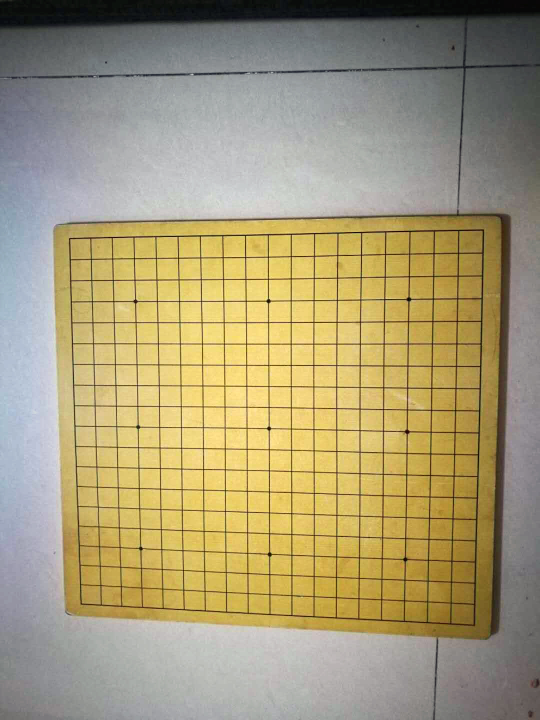
//> input picture OpenCV/0010.jpg, 1080 x 1440 px (shown at 1/2 size)
$ ./源   (built with g++ and OpenCV 4)
//> lines starting //> are read from the running program, lines starting //| are printed output that depends on the picture; after the words box and inside, x2 and y2 are one past the last pixel; in counts of white or black regions, pixels touching at a corner belong together
### OpenCV/源.h
#pragma once

#include <opencv2/opencv.hpp>
#include <opencv2/imgproc/imgproc.hpp>
using namespace std;
using namespace cv;

void DetectedHarris(Mat* srcImage, Mat* DstImage, int blocksize = 7, int ksize = 3);
struct Harris
{
	Mat srcImage;
	Mat DstImage;
	String Name;
};
struct MyLess
{
	template<typename _Tp>
	//bool operator () (const Point_<_Tp>& pt1, const Point_<_Tp> & pt2) const
	//{
	//	return (pt1.x*pt1.x + pt1.y*pt1.y)<(pt2.x*pt2.x + pt2.y*pt2.y);
	//}
	bool operator () (const Point_<_Tp>& pt1, const Point_<_Tp> & pt2) const
	{
		if (pt1.x-pt2.x<1e-6)
		{
			return pt1.x < pt2.x;
		}
		else
		{
			return pt1.y < pt2.y;
		}

	}
};
struct Line
{
	Point point[19];
};
#define CuttingScale 40
#define WeiGrid 19//围棋棋盘网格
#define WuZiGrid 15//五子棋棋盘网格
const Scalar hsvYellowLow(0, 0, 120);
const Scalar hsvYelloHigh(255, 255, 255);
int threshold1 = 26, threshold2 = 43,threshold3=46;
set<Point, MyLess> po;
bool cuttingRangeResult[CuttingScale][CuttingScale] = { 0 };//0 black 1 white

### OpenCV/源.cpp
#include "源.h"


void on_trackbar(int alpha_slider, void* userdata)
{
	Mat src1 = *(Mat*)userdata;
	resize(src1, src1, Size(src1.cols / (alpha_slider+1), src1.rows / (alpha_slider + 1)), (0, 0), (0, 0), 3);
	imshow("【效果图】之一", src1);
}
// [5 lines of commented-out code are left out]
bool cmp(Point x, Point y)
{
	return x.y < y.y;
}

void DetectedHarris(Mat* srcImage, Mat* DstImage,int blocksize,int ksize)
{
	const int thresh = 100;
	Mat grayImage,HarrisImage,normImage,scaledImage;
	cvtColor(*srcImage, grayImage, CV_BGR2GRAY);
	cornerHarris(grayImage, HarrisImage, blocksize, ksize, 0.05, BORDER_DEFAULT);
	// 归一化与转换
	normalize(HarrisImage, normImage, 0, 255, NORM_MINMAX, CV_32FC1, Mat());
	convertScaleAbs(normImage, scaledImage);//将归一化后的图线性变换成8位无符号整型
	for (int j = 0; j < normImage.rows; j++)
	{
		for (int i = 0; i < normImage.cols; i++)
		{
			//Mat::at<float>(j,i)获取像素值，并与阈值比较
			if ((int)normImage.at<float>(j, i) > thresh)
			{
				po.insert(Point(i, j));
			}
		}
	}
	scaledImage.copyTo(*DstImage);
}
void ShowWindows(Mat srcImage,String Name)
{
	namedWindow(Name, 0);
	resizeWindow(Name, srcImage.cols / 2, srcImage.rows / 2);
	imshow(Name, srcImage);
}

void inRange_trackBar(int, void* userdata) {
	Harris temp = *(Harris*)userdata;
	inRange(temp.srcImage, Scalar(threshold1, threshold2, threshold3), hsvYelloHigh, temp.DstImage);
	ShowWindows(temp.DstImage, "abc");
}

//************************************
// Method:    deleteSameChessPos
// @brief:  判断棋盘真实角点位置
// @Param: int samePosDistance，两真实角点间距/samePosDistance，用来消除重复点
// @Param: set存储实际角点容器
//************************************

void deleteSameChessPos(int samePosDistance,Mat *srcImage)
{
	Point upperLeftPoint, lowerRightPoint;
	int xStep = (*srcImage).size().width / CuttingScale;
	int yStep = (*srcImage).size().height / CuttingScale;
	int count = 0, sumRange = po.size() / 20;//遍历范围为该子周边SUM/20个点是否接近
	set<Point, MyLess>::iterator deletetemp;
	set<Point, MyLess>::iterator i, j;
	for (i = po.begin();; )
	{
		upperLeftPoint.x = i->x - samePosDistance;//左上角位置
		upperLeftPoint.y = i->y - samePosDistance;
		lowerRightPoint.x = i->x + samePosDistance;//右下角点位置
		lowerRightPoint.y = i->y + samePosDistance;
		//去除无效点
		//if (!cuttingRangeResult[upperLeftPoint.x/ xStep][upperLeftPoint.y/yStep])
		//	i=temp.erase(i);
		//else
		//去重
		Rect detectRange(upperLeftPoint, lowerRightPoint);//检测区域
		count = 0;
		for (j = i, ++j; count<sumRange;)
		{
			if (j == po.end())
				break;
			if (j->inside(detectRange))
			{
				j = po.erase(j);

			}
			else
			{
				++j;
				++count;
			}
		}
		++i;
		if (i == po.end())
		{
			break;
		}
	}
}

//************************************
// Method:    CalcCustomVariance
// @brief:  从WeiGrid+5个点中剔除方差大于平均值的点o=-09
// @Param: 待处理的点数组
//************************************

//void CalcCustomVariance(Point temp[WeiGrid + 5])//position=false X   position=true Y
//{
//	float Average, Variance = 0,min=std::numeric_limits<float>::max(),index=0;
//	int sum[WeiGrid + 5] = { 0 }, Var[WeiGrid + 5] = { 0 };
//	Point Ytemp[WeiGrid + 5];
//	for (int i = 0; i < WeiGrid + 5; i++)
//	{
//		Ytemp[i] = temp[WeiGrid + 5];
//	}
//	for (int i = 0; i < WeiGrid; i++)//如果已经到达了列表末尾，没有足够的点可供挑选了，直接返回
//	{
//		if(Ytemp[i].x==0 || Ytemp[i].y==0)
//			return;
//	}
//	//对Y求方差
//	{
//		sort(Ytemp[0], Ytemp[WeiGrid + 4], cmp);
//		for (int i = 1; i < WeiGrid + 5; i++)
//		{
//			sum[i] = sum[i - 1] + Ytemp[i].y;
//			Var[i] = Var[i - 1] + Ytemp[i].y * Ytemp[i].y;
//		}
//		for (int i = WeiGrid; i <= WeiGrid+5; i++) {
//			double tmp = (Var[i] - Var[i - WeiGrid]) - 1.0 * (sum[i] - sum[i - WeiGrid]) * (sum[i] - sum[i - WeiGrid]) / WeiGrid;
//			if (tmp < min) {
//				min = tmp;
//				index = i;
//			}
//			for (int i = 0; i < WeiGrid+5; i++)
//			{
//
//			}
//		}
//
//	}
//
//}

//void CalcVariance() {
//	float XVariance, YVariance;
//	for (set<Point, MyLess>::iterator i = po.begin(); i != po.end(); i++)
//	{
//		int count = 0;
//		Point temp[WeiGrid+5];
//		for (set<Point, MyLess>::iterator j = i; count < WeiGrid+5; count++, j++)
//		{
//			if (j == po.end())
//			{
//				break;
//			}
//			temp[count] = *j;
//		}
//
//		//对X求方差
//		{
//			for (int i = 0; i < WeiGrid; i++)
//			{
//				sum += temp[i].x;//检测X的波动程度，X尽量相同
//			}
//			Average = sum / (float)WeiGrid;
//			for (int i = 0; i < WeiGrid; i++)
//			{
//				Variance += pow((temp[i].x - Average), 2);
//			}
//		}
//	}
//}

void DrawHarris(Mat* srcImage) {
	for (set<Point, MyLess>::iterator i = po.begin(); i != po.end(); i++)
	{
		circle(*srcImage, *i, 5, Scalar(255, 255, 255), 2, 8, 0);
	}
}

//************************************
// Method:    deleteUnLocatedChessPos
// @brief:  删除不在棋盘上的角点
// @Param: 角点周围距离distance
// @Param: set存储实际角点容器
// @Param: output存储位置
//************************************
void deleteUnLocatedChessPos(Mat* inputImage,Mat * outputImage,int distance, set<Point, MyLess>  & temp)
{
	inRange(*inputImage, hsvYellowLow, hsvYelloHigh, *outputImage);
	ShowWindows(*outputImage, "temp");
	Mat HsvImage;
	set<Point, MyLess>::iterator i;
	for (i = temp.begin(); i != temp.end(); i++)
	{
		Mat roi = HsvImage(Rect(i->x - distance, i->y - distance, i->x + distance, i->y + distance));

		//TODO：统计生成Image的黑色？数量，超过阈值，则认为该点是棋盘区域中的点，否则删除
	}
}

int main()
{
	//载入原始图
	Mat srcImage = imread("0010.jpg");  //工程目录下应该有一张名为1.jpg的素材图
//> srcImage is the input picture: 1440 rows x 1080 cols, CV_8UC3; mean B, G, R 119, 155.2, 166.8
	Mat  dstImage1, dstImage2,HarrisImage;//临时变量和目标图的定义
	Mat element = getStructuringElement(MORPH_RECT, Size(5, 5)); //获取自定义核
	//转换为灰度图并平滑滤波
	cvtColor(srcImage, dstImage1, COLOR_BGR2GRAY);
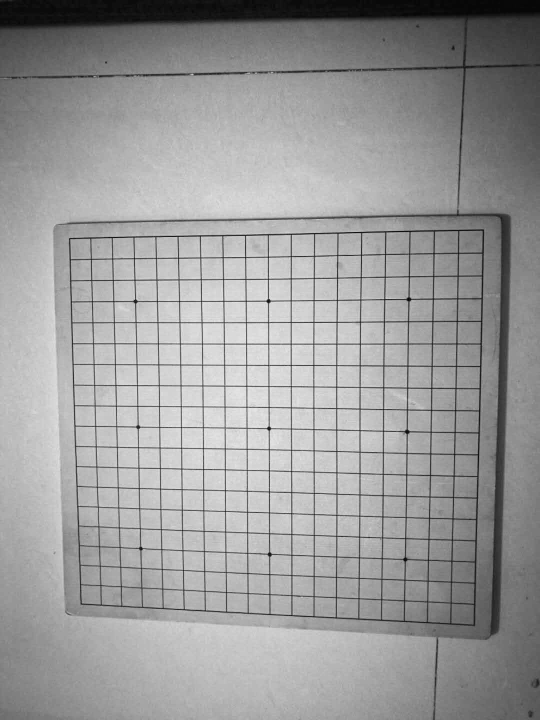
//> dstImage1: 1440 rows x 1080 cols, CV_8UC1 (shown at 1/2 size); min 6, max 232, mean 154.5
	//blur(srcImage, srcImage, Size(3, 3));
	//定义变量
	vector<vector<Point>>contours;
	vector<Vec4i>hierarchy;

	dstImage1 = dstImage1 > 100;//增大亮度
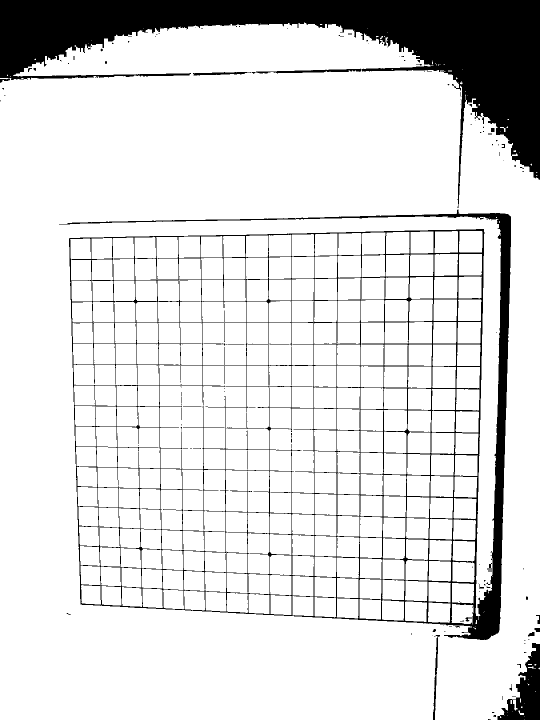
//> dstImage1: 1440 rows x 1080 cols, CV_8UC1 (shown at 1/2 size); 87.1% white; 162 black regions (126 under 20 px)
	findContours(dstImage1, contours, hierarchy, CV_RETR_CCOMP, CV_CHAIN_APPROX_SIMPLE);
//> contours = 509 contours, 223 with area under 20; largest, box (x1, y1, x2, y2) and area: (0, 45, 1080, 1440) 1421997, (117, 418, 1023, 1281) 644068, (233, 731, 493, 938) 30016, (451, 646, 627, 941) 27808, (323, 939, 451, 1104) 14250

	//绘制轮廓图
	dstImage2 = Mat::zeros(dstImage1.size(), CV_8UC3);
	for (int i = 0; i < hierarchy.size(); i++)
	{
		Scalar color = Scalar(255,255,255);
		drawContours(dstImage2, contours, i, color, LINE_4, 8, hierarchy);
	}
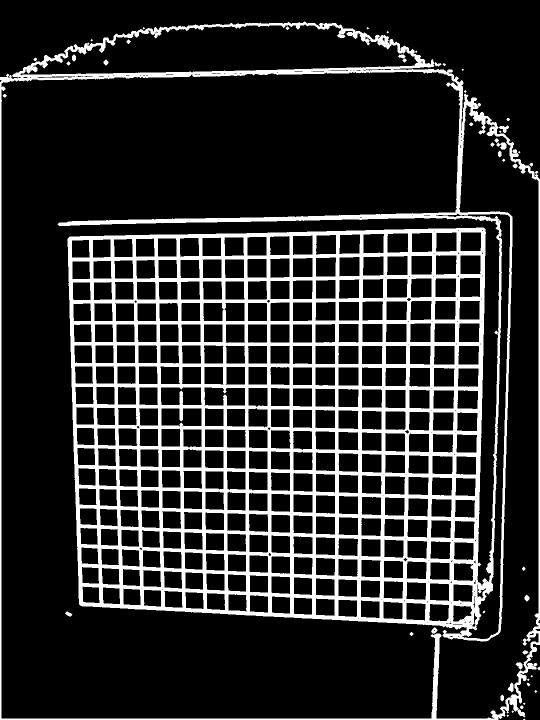
//> dstImage2: 1440 rows x 1080 cols, CV_8UC3 (shown at 1/2 size); 17% white; 49 white regions (16 under 20 px), largest, box (x1, y1, x2, y2) and area: (0, 43, 1080, 1440) 262278, (993, 285, 1013, 299) 185, (998, 251, 1018, 266) 154

	morphologyEx(dstImage2, dstImage2, MORPH_ERODE, element);
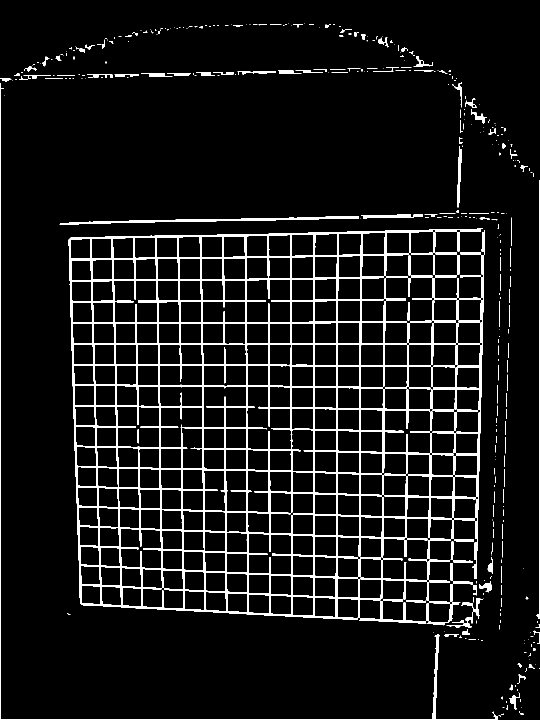
//> dstImage2: 1440 rows x 1080 cols, CV_8UC3 (shown at 1/2 size); 7.3% white; 425 white regions (250 under 20 px), largest, box (x1, y1, x2, y2) and area: (137, 457, 966, 1240) 79081, (866, 460, 969, 1158) 4722, (0, 166, 995, 1440) 3219
	DetectedHarris(&dstImage2, &HarrisImage);
//> in DetectedHarris, `cornerHarris(grayImage, HarrisImage, blocksize, ksize, 0.05, BORDER_DE..`:
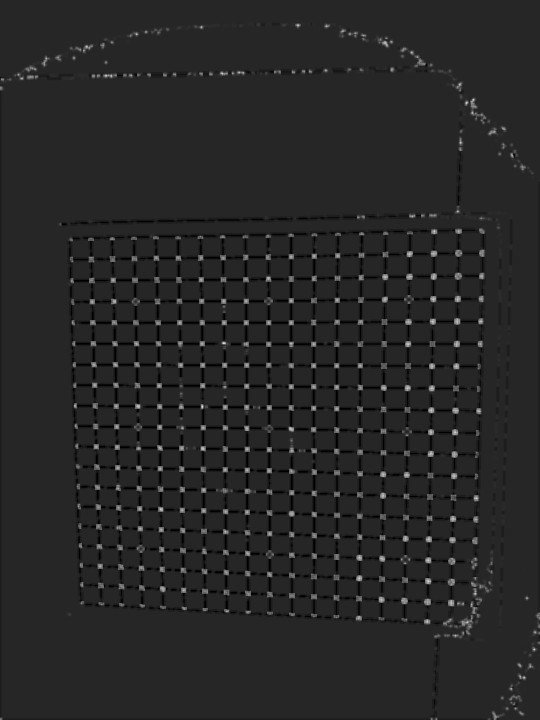
//> HarrisImage: 1440 rows x 1080 cols, CV_32FC1 (shown at 1/2 size); min -0.0163, max 0.0907, mean -8.14e-07; drawn with min black and max white
//> after the loop in DetectedHarris, `for (int j = 0; j < normImage.rows; j++)`: po = 774 items
	deleteSameChessPos(15, &HarrisImage);
//> in deleteSameChessPos, `int xStep = (*srcImage).size().width / CuttingScale;`: xStep = 27
//> in deleteSameChessPos, `int yStep = (*srcImage).size().height / CuttingScale;`: yStep = 36
//> in deleteSameChessPos, `int count = 0, sumRange = po.size() / 20;`: sumRange = 38
//> the loop in deleteSameChessPos, `for (i = po.begin();; )` made 203 passes
//> detectRange on passes 1 to 3: Rect(-15, 159, 30, 30), Rect(-13, 142, 30, 30), Rect(4, 143, 30, 30)
//> after the loop in deleteSameChessPos, `for (i = po.begin();; )`: count = 0; po = 203 items
	// [11 lines of commented-out code are left out]
	DrawHarris(&srcImage);
//> after the loop in DrawHarris, `for (set<Point, MyLess>::iterator i = po.begin(); i != po.end(); i++)`:
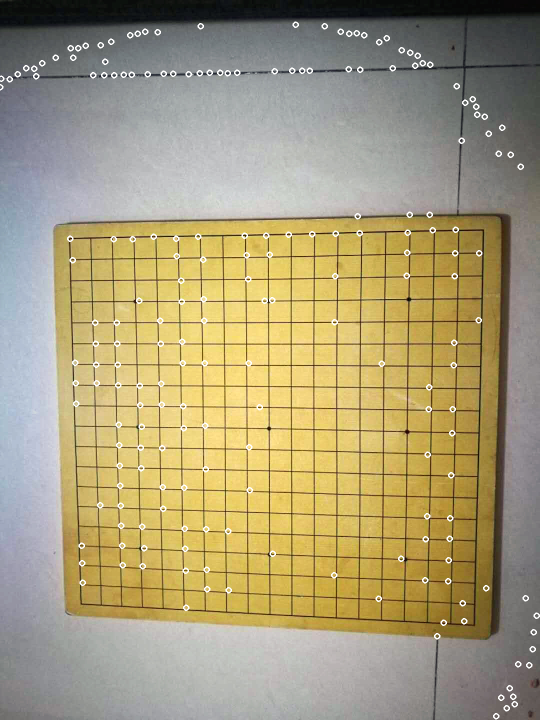
//> srcImage: 1440 rows x 1080 cols, CV_8UC3 (shown at 1/2 size); 1.17% of pixels changed, all inside (x1, y1, x2, y2) = (0, 43, 1080, 1439)
	//Harris temp2;
	//temp2.DstImage = dstImage2;
	//temp2.srcImage = srcImage;
	ShowWindows(srcImage, "abc");
	// [20 lines of commented-out code are left out]
	waitKey();
	return 0;
}

$ run again, with OpenCV/003.jpg copied over OpenCV/0010.jpg
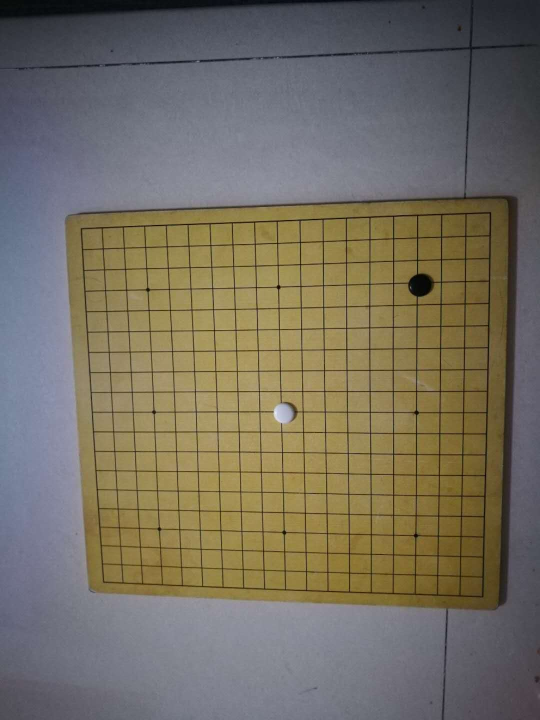
//> input picture OpenCV/003.jpg, 1080 x 1440 px (shown at 1/2 size)
//> srcImage is the input picture: 1440 rows x 1080 cols, CV_8UC3; mean B, G, R 96.3, 110.7, 117
//> `dstImage1 = dstImage1 > 100;`:
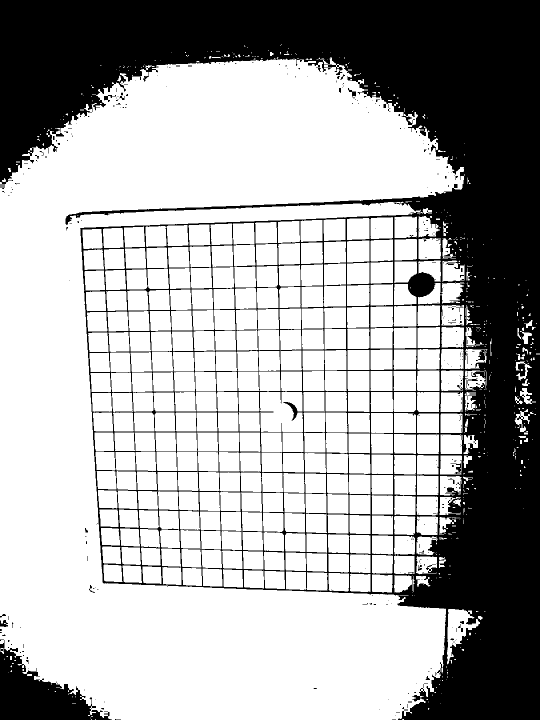
//> dstImage1: 1440 rows x 1080 cols, CV_8UC1 (shown at 1/2 size); 67.5% white; 385 black regions (353 under 20 px)
//> contours = 1267 contours, 844 with area under 20; largest, box (x1, y1, x2, y2) and area: (0, 114, 929, 1440) 560564, (520, 783, 606, 864) 6060, (894, 1218, 960, 1329) 2926, (694, 481, 739, 525) 1817, (694, 436, 739, 480) 1812
//> grayImage: 1440 rows x 1080 cols, CV_8UC1; 7.3% white; 706 white regions (354 under 20 px), largest, box (x1, y1, x2, y2) and area: (190, 481, 830, 1180) 39966, (173, 668, 262, 940) 2578, (884, 698, 974, 822) 2051
//> after the loop in DetectedHarris, `for (int j = 0; j < normImage.rows; j++)`: po = 940 items
//> xStep = 27
//> yStep = 36
//> sumRange = 47
//> the loop in deleteSameChessPos, `for (i = po.begin();; )` made 223 passes
//> detectRange on passes 1 to 3: Rect(-15, 363, 30, 30), Rect(-9, 346, 30, 30), Rect(0, 1233, 30, 30)
//> after the loop in deleteSameChessPos, `for (i = po.begin();; )`: count = 0; po = 223 items
//> after the loop in DrawHarris, `for (set<Point, MyLess>::iterator i = po.begin(); i != po.end(); i++)`:
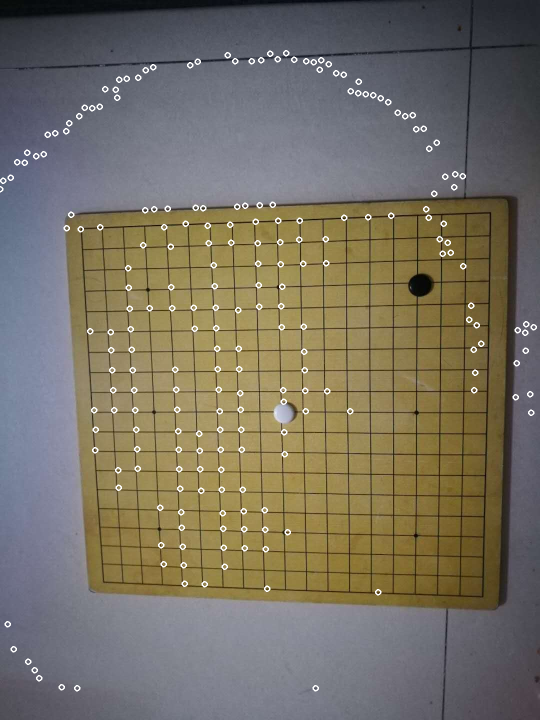
//> srcImage: 1440 rows x 1080 cols, CV_8UC3 (shown at 1/2 size); 1.29% of pixels changed, all inside (x1, y1, x2, y2) = (0, 100, 1074, 1383)
